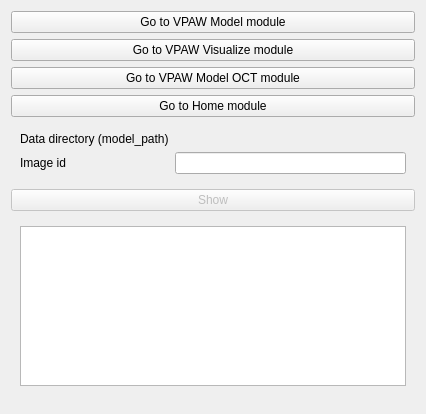
<?xml version="1.0" encoding="UTF-8"?>
<ui version="4.0">
 <class>VPAWVisualizeOCT</class>
 <widget class="qMRMLWidget" name="VPAWVisualizeOCT">
  <property name="geometry">
   <rect>
    <x>0</x>
    <y>0</y>
    <width>426</width>
    <height>414</height>
   </rect>
  </property>
  <layout class="QVBoxLayout" name="verticalLayout">
   <item>
    <widget class="QPushButton" name="VPAWModelButton">
     <property name="enabled">
      <bool>true</bool>
     </property>
     <property name="toolTip">
      <string>Go to VPAW Model module</string>
     </property>
     <property name="text">
      <string>Go to VPAW Model module</string>
     </property>
    </widget>
   </item>
   <item>
    <widget class="QPushButton" name="VPAWVisualizeButton">
     <property name="enabled">
      <bool>true</bool>
     </property>
     <property name="toolTip">
      <string>Go to VPAW Visualize module</string>
     </property>
     <property name="text">
      <string>Go to VPAW Visualize module</string>
     </property>
    </widget>
   </item>
   <item>
    <widget class="QPushButton" name="VPAWModelOCTButton">
     <property name="enabled">
      <bool>true</bool>
     </property>
     <property name="toolTip">
      <string>Go to VPAW Model OCT module</string>
     </property>
     <property name="text">
      <string>Go to VPAW Model OCT module</string>
     </property>
    </widget>
   </item>
   <item>
    <widget class="QPushButton" name="HomeButton">
     <property name="enabled">
      <bool>true</bool>
     </property>
     <property name="toolTip">
      <string>Go to Home module</string>
     </property>
     <property name="text">
      <string>Go to Home module</string>
     </property>
    </widget>
   </item>
   <item>
    <widget class="ctkCollapsibleButton" name="inputsCollapsibleButton" native="true">
     <property name="text" stdset="0">
      <string>VPAW Visualize OCT: Inputs</string>
     </property>
     <property name="collapsed" stdset="0">
      <bool>false</bool>
     </property>
     <layout class="QFormLayout" name="inputsFormLayout">
      <item row="0" column="0">
       <widget class="QLabel" name="dataDirectoryLabel">
        <property name="text">
         <string>Data directory (model_path)</string>
        </property>
       </widget>
      </item>
      <item row="1" column="0">
       <widget class="QLabel" name="imageIdLabel">
        <property name="text">
         <string>Image id</string>
        </property>
       </widget>
      </item>
      <item row="0" column="1">
       <widget class="ctkPathLineEdit" name="DataDirectory">
        <property name="filters">
         <set>ctkPathLineEdit::Dirs</set>
        </property>
       </widget>
      </item>
      <item row="1" column="1">
       <widget class="QLineEdit" name="ImageId"/>
      </item>
     </layout>
    </widget>
   </item>
   <item>
    <widget class="QPushButton" name="showButton">
     <property name="enabled">
      <bool>false</bool>
     </property>
     <property name="toolTip">
      <string>Show files</string>
     </property>
     <property name="text">
      <string>Show</string>
     </property>
    </widget>
   </item>
   <item>
    <widget class="ctkCollapsibleButton" name="outputsCollapsibleButton" native="true">
     <property name="text" stdset="0">
      <string>Outputs</string>
     </property>
     <property name="collapsed" stdset="0">
      <bool>false</bool>
     </property>
     <layout class="QGridLayout" name="outputsGridLayout">
      <item row="0" column="0">
       <widget class="qMRMLSubjectHierarchyTreeView" name="subjectHierarchyTree">
        <property name="multiSelection" stdset="0">
         <bool>true</bool>
        </property>
       </widget>
      </item>
     </layout>
    </widget>
   </item>
   <item>
    <spacer name="verticalSpacer">
     <property name="orientation">
      <enum>Qt::Vertical</enum>
     </property>
     <property name="sizeHint" stdset="0">
      <size>
       <width>20</width>
       <height>40</height>
      </size>
     </property>
    </spacer>
   </item>
  </layout>
 </widget>
 <customwidgets>
  <customwidget>
   <class>qMRMLWidget</class>
   <extends>QWidget</extends>
   <header>qMRMLWidget.h</header>
   <container>1</container>
  </customwidget>
  <customwidget>
   <class>qMRMLSubjectHierarchyTreeView</class>
   <extends>QTreeView</extends>
   <header>qMRMLSubjectHierarchyTreeView.h</header>
  </customwidget>
  <customwidget>
   <class>ctkCollapsibleButton</class>
   <extends>QWidget</extends>
   <header>ctkCollapsibleButton.h</header>
   <container>1</container>
  </customwidget>
  <customwidget>
   <class>ctkPathLineEdit</class>
   <extends>QWidget</extends>
   <header>ctkPathLineEdit.h</header>
  </customwidget>
 </customwidgets>
 <resources/>
 <connections/>
</ui>
